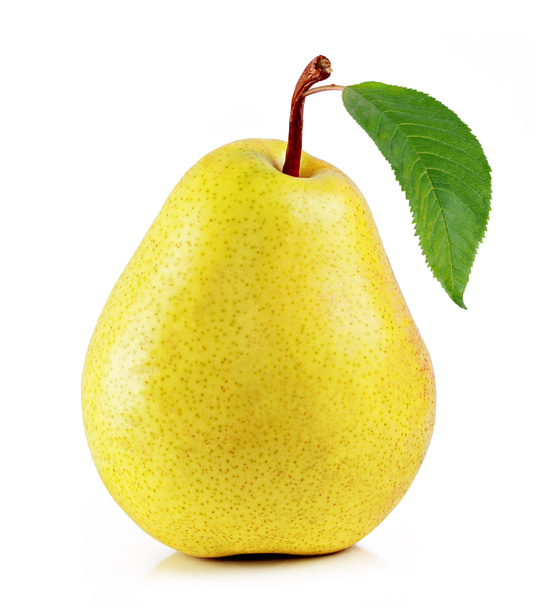
#> input picture pear.jpg, 540 x 608 px
$ python 'import cv2.py'
#> lines starting #> are read from the running program, lines starting #| are printed output that depends on the picture; after the words box and inside, x2 and y2 are one past the last pixel; in counts of white or black regions, pixels touching at a corner belong together
import cv2
import numpy as np

# Зчитування зображення
image_path = "pear.jpg"
original_image = cv2.imread(image_path)
#> original_image is the input picture: shape (608, 540, 3); mean B, G, R 176.6, 230.7, 236.1

# Конвертування в ч/б варіант
gray_image = cv2.cvtColor(original_image, cv2.COLOR_BGR2GRAY)
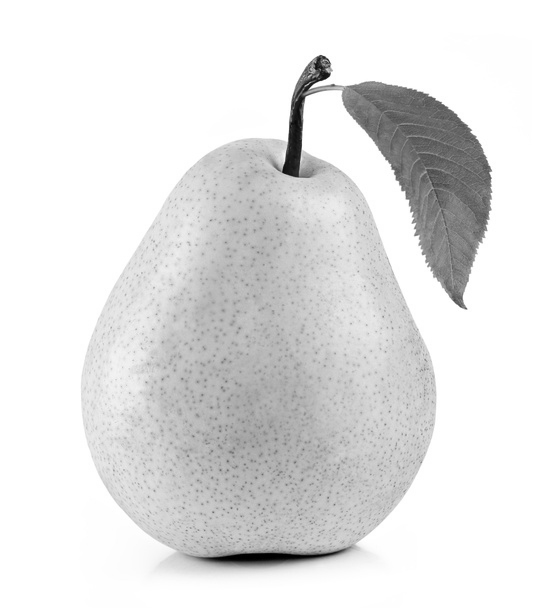
#> gray_image: shape (608, 540); min 0, max 255, mean 226.2

# Глобальна бінаризація (параметр порогу можна змінювати вручну)
_, binary_mask = cv2.threshold(gray_image, 150, 255, cv2.THRESH_BINARY)
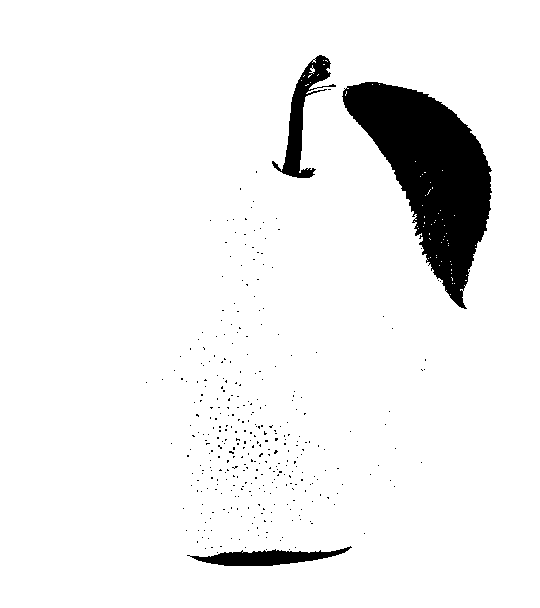
#> binary_mask: shape (608, 540); 93.7% white; 348 black regions (345 under 20 px), largest, box (x1, y1, x2, y2) and area: (342, 82, 492, 309) 16127, (272, 55, 336, 178) 2109, (187, 546, 352, 566) 1594

# Знаходження контурів об'єкту на масці
contours, _ = cv2.findContours(binary_mask, cv2.RETR_EXTERNAL, cv2.CHAIN_APPROX_SIMPLE)
#> contours = [[[0, 0], [0, 607], [539, 607], [539, 0]]]

# Обрізання об'єкту з оригінального зображення за допомогою маски
object_mask = np.zeros_like(original_image)
cv2.drawContours(object_mask, contours, -1, (255, 255, 255), thickness=cv2.FILLED)
#> object_mask: shape (608, 540, 3); every value is 255
object_image = cv2.bitwise_and(original_image, object_mask)

# Збереження результатів
cv2.imwrite("WB.jpg", gray_image)
cv2.imwrite("Mask.jpg", binary_mask)
cv2.imwrite("ob_on_WB.jpg", object_image)

# Повторіть ті самі кроки для кольорового зображення, якщо потрібно
# Конвертування в ч/б варіант
color_gray_image = cv2.cvtColor(object_image, cv2.COLOR_BGR2GRAY)

# Глобальна бінаризація (параметр порогу можна змінювати вручну)
_, color_binary_mask = cv2.threshold(color_gray_image, 150, 255, cv2.THRESH_BINARY)

# Збереження результатів
cv2.imwrite("color_WB_pic.jpg", color_gray_image)
cv2.imwrite("color_mask.jpg", color_binary_mask)
